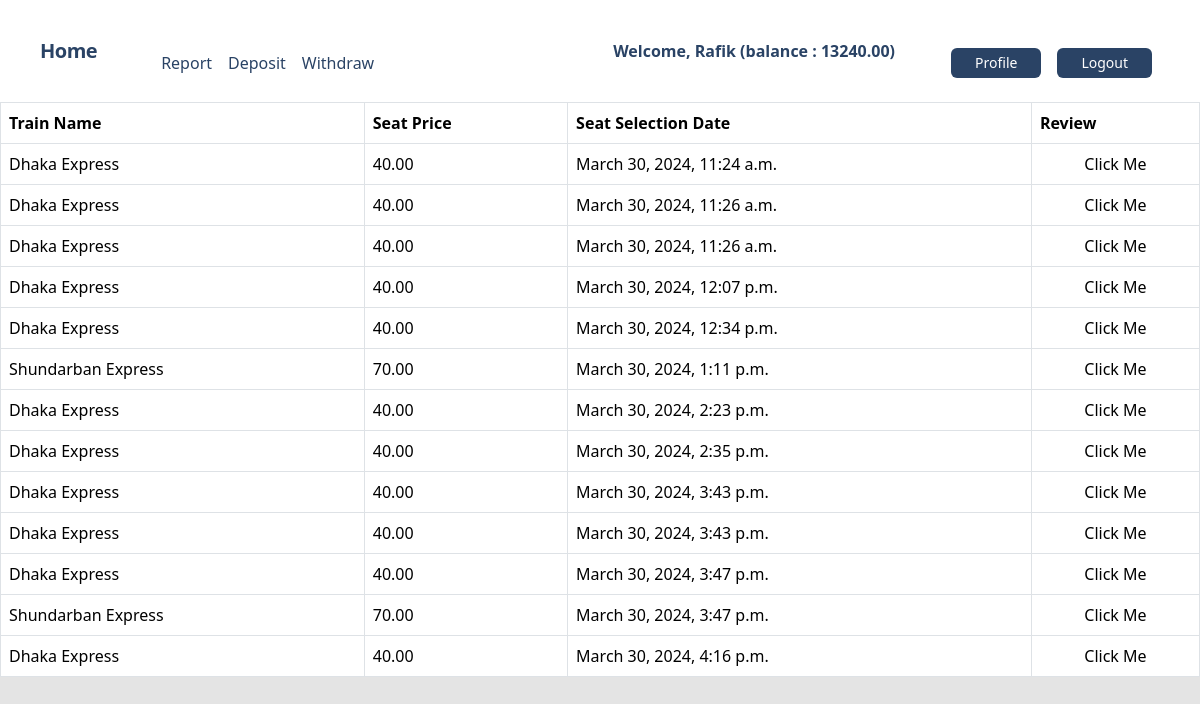
The page /users/booking_seat/ (signed in) on the database its author committed.
### users/models.py (models this page shows, shortened)
class UserBankAccount(models.Model):
    user = models.OneToOneField(User, related_name='account', on_delete=models.CASCADE)
    account_type = models.CharField(max_length=10, choices=ACCOUNT_TYPE)
    account_no = models.IntegerField(unique=True) # account no duijon user er kokhono same hobe na
    birth_date = models.DateField(null=True, blank=True)
    gender = models.CharField(max_length=10, choices=GENDER_TYPE)
    initial_deposite_date = models.DateField(auto_now_add=True)
    balance = models.DecimalField(default=0, max_digits=12, decimal_places=2) # ekjon user 12 digit obdi taka rakhte parbe, dui doshomik ghor obdi rakhte parben 1000.50

### Train/models.py (models this page shows, shortened)
class BorrowingHistory(models.Model):
    user = models.ForeignKey(User, on_delete=models.CASCADE)
    train = models.ForeignKey(Train, on_delete=models.CASCADE)
    borrowing_date = models.DateTimeField(default=timezone.now)

class Train(models.Model):
    name = models.CharField(max_length=100)
    schedule = models.TextField()
    image = models.ImageField(upload_to='Train/media/uploads/', blank = True, null = True)
    station=models.ManyToManyField(Station)
    quantity = models.IntegerField(default=0)
    borrowing_price = models.DecimalField(max_digits=10, decimal_places=2,default=0)

### users/views.py (the view)
# urls.py: path('booking_seat/', booking_seat,name='booking_seat'),
def booking_seat(request):
    return render(request,'booking_seat.html')

### users/templates/booking_seat.html (shortened to what this page needs)
{% extends "base.html" %}
{% block content %}
<table class="table table-bordered">
    <thead>
        <tr>
            <th scope="col">Train Name </th>
            <th scope="col">Seat Price</th>
            <th scope="col">Seat Selection Date</th>
            <th scope="col"> Review</th>
        </tr>
    </thead>
    <tbody>
        {% for order in user.borrowinghistory_set.all %}
        <tr>
            <td>
                {{ order.train.name }}
            </td>
            <td>{{ order.train.borrowing_price }}</td>
            <td>{{ order.borrowing_date }}</td>
            <td>
                <a class="nav-link btn btn-warning" href="{% url 'book_detail' order.train.id  %}">Click Me</a>
              </td>
        </tr>
        {% endfor %}
    </tbody>
</table>
{% endblock %}

### templates/base.html (shortened to what this page needs)
<!doctype html>
<html lang="en">
  <head>
     <link href="https://cdn.jsdelivr.net/npm/bootstrap@5.3.3/dist/css/bootstrap.min.css" rel="stylesheet">
    <link href="https://unpkg.com/tailwindcss@^1.0/dist/tailwind.min.css" rel="stylesheet">
  </head>
  <body style="background-color : #e4e4e4">
    <nav class="flex items-center justify-between flex-wrap bg-white p-6 px-10">
      <div class="flex items-center flex-shrink-0 text-white mr-6">
          <span class="font-semibold text-xl tracking-tight text-blue-900"><a href="{% url 'home' %}">Home</a></span>
      </div>
      <div class="w-full block flex-grow lg:flex lg:items-center lg:w-auto px-10">
          {% if request.user.is_authenticated %}
                    <a href="{% url 'transaction_report' %}" class="block mt-4 lg:inline-block lg:mt-0 text-blue-900 hover:text-red-900 hover:font-black mr-4">
                      Report
                  </a>
                  <a href="{% url 'deposit_money' %}" class="block mt-4 lg:inline-block lg:mt-0 text-blue-900 hover:text-red-900 hover:font-black mr-4">
                      Deposit
                  </a>
                  <a href="{% url 'withdraw_money' %}" class="block mt-4 lg:inline-block lg:mt-0 text-blue-900 hover:text-red-900 hover:font-black mr-4">
                      Withdraw
                  </a>
              </div>
              <div class="flex w-auto">
                  <div class="text-blue-900 my-auto font-black px-5">Welcome, {{ request.user.first_name }} (balance : {{request.user.account.balance}}) </div>
                  <a href="{% url 'profile' %}" class="mx-2 inline-block font-medium text-sm px-4 py-2 leading-none bg-blue-900 rounded text-white border-white hover:border-transparent hover:text-dark hover:bg-red-700 mt-4 lg:mt-0">Profile</a>
                  <a href="{% url 'logout' %}" class="mx-2 inline-block font-medium text-sm px-4 py-2 leading-none bg-blue-900 rounded text-white border-white hover:border-transparent hover:text-dark hover:bg-red-700 mt-4 lg:mt-0">Logout</a>
              </div>
          {% endif %}
  </nav>
  {% block content %}
  {% endblock content %}
  </body>
</html>

### rows shown on the page
BorrowingHistory: train.name "Dhaka Express", train.borrowing_price "40.00", borrowing_date "March 30, 2024, 11:24 a.m."
BorrowingHistory: train.name "Dhaka Express", train.borrowing_price "40.00", borrowing_date "March 30, 2024, 11:26 a.m."
BorrowingHistory: train.name "Dhaka Express", train.borrowing_price "40.00", borrowing_date "March 30, 2024, 11:26 a.m."
BorrowingHistory: train.name "Dhaka Express", train.borrowing_price "40.00", borrowing_date "March 30, 2024, 12:07 p.m."
BorrowingHistory: train.name "Dhaka Express", train.borrowing_price "40.00", borrowing_date "March 30, 2024, 12:34 p.m."
BorrowingHistory: train.name "Shundarban Express", train.borrowing_price "70.00", borrowing_date "March 30, 2024, 1:11 p.m."
BorrowingHistory: train.name "Dhaka Express", train.borrowing_price "40.00", borrowing_date "March 30, 2024, 2:23 p.m."
BorrowingHistory: train.name "Dhaka Express", train.borrowing_price "40.00", borrowing_date "March 30, 2024, 2:35 p.m."
BorrowingHistory: train.name "Dhaka Express", train.borrowing_price "40.00", borrowing_date "March 30, 2024, 3:43 p.m."
BorrowingHistory: train.name "Dhaka Express", train.borrowing_price "40.00", borrowing_date "March 30, 2024, 3:43 p.m."
BorrowingHistory: train.name "Dhaka Express", train.borrowing_price "40.00", borrowing_date "March 30, 2024, 3:47 p.m."
BorrowingHistory: train.name "Shundarban Express", train.borrowing_price "70.00", borrowing_date "March 30, 2024, 3:47 p.m."
BorrowingHistory: train.name "Dhaka Express", train.borrowing_price "40.00", borrowing_date "March 30, 2024, 4:16 p.m."

### other values the page prints
{{ request.user.first_name }} "Rafik"
{{ request.user.account.balance }} "13240.00"
